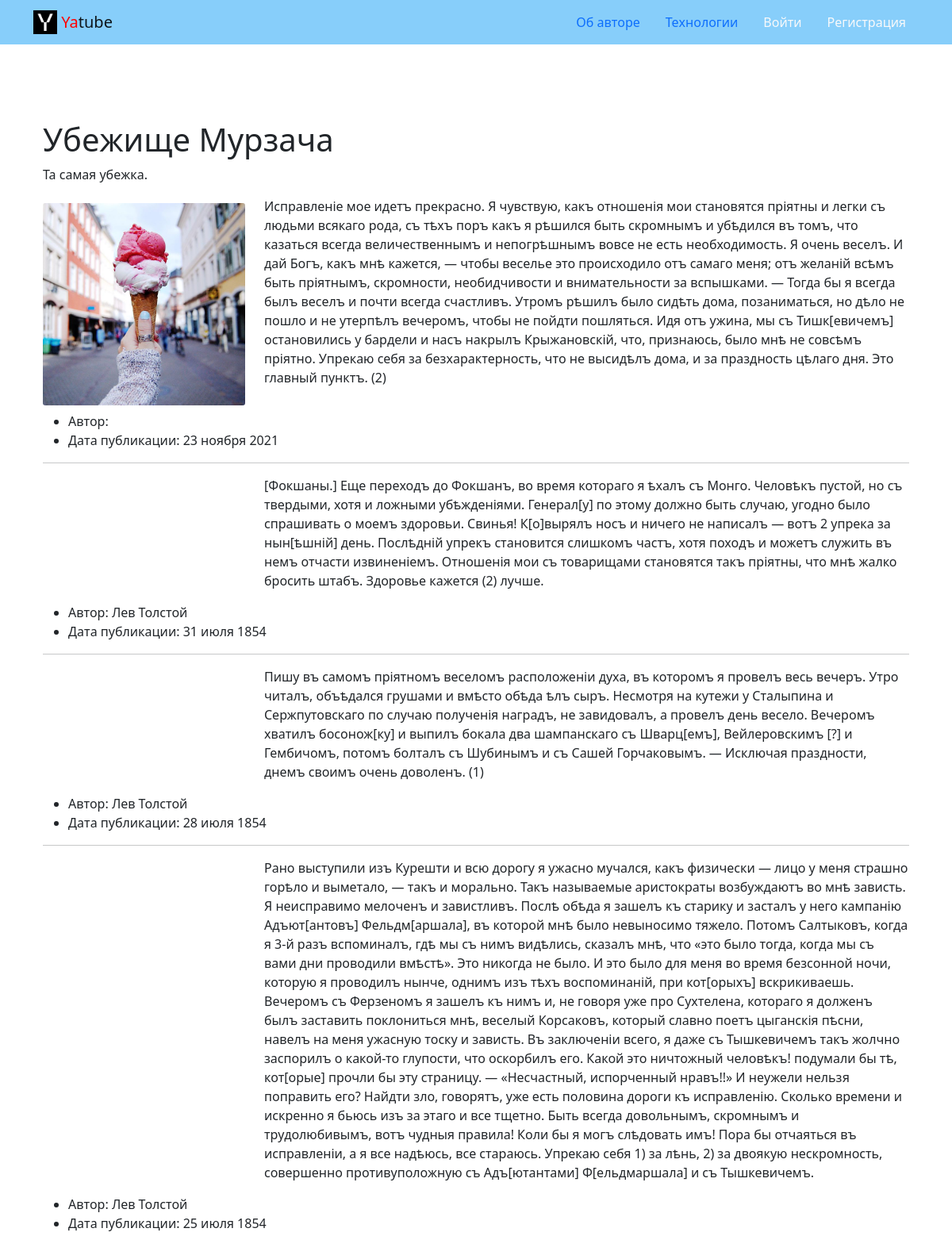
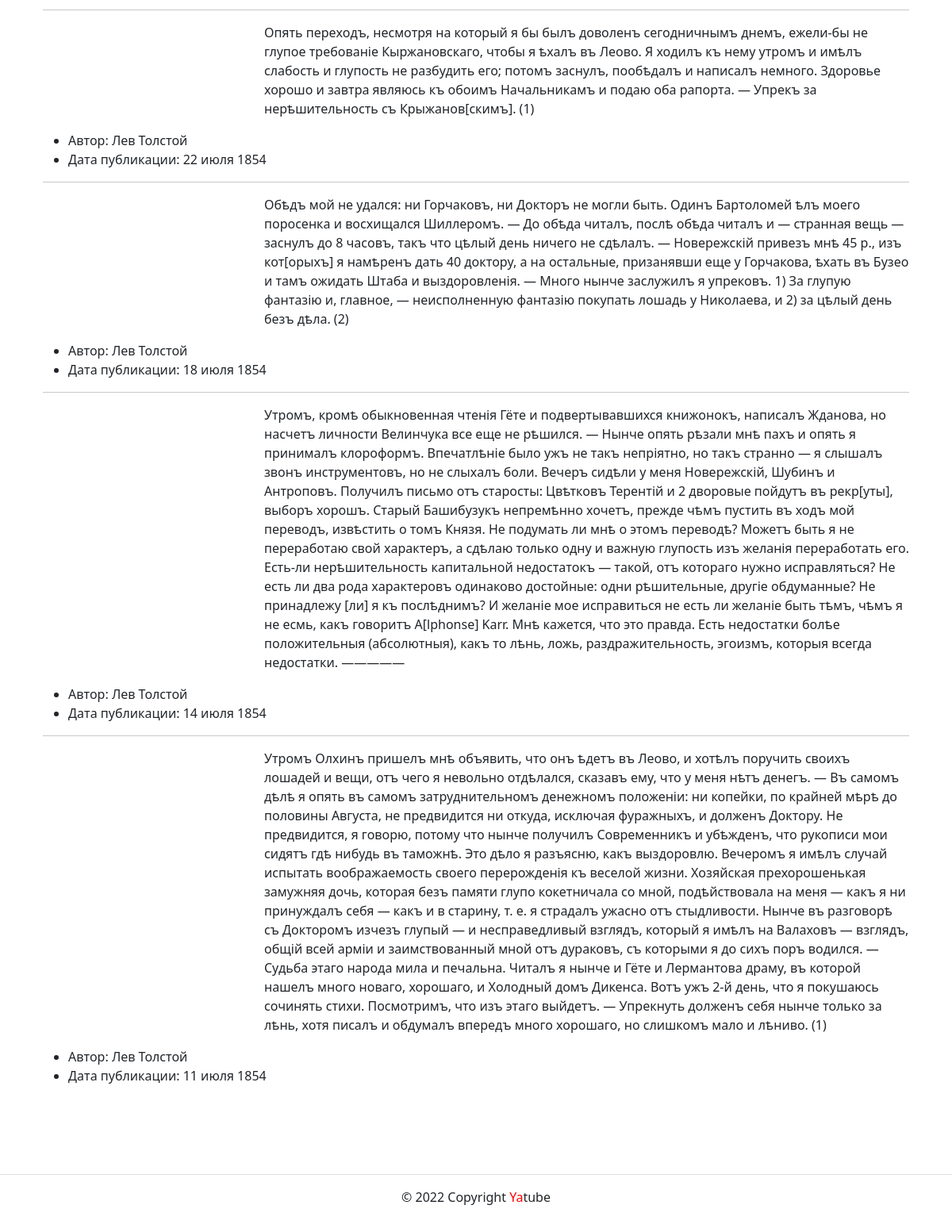
The app's page /group/mrzlk/ with its own data (2 pictures, top to bottom).
### posts/models.py (models this page shows, shortened)
class Group(models.Model):
    title = models.CharField(verbose_name='Заголовок', max_length=200)
    slug = models.SlugField(verbose_name='Идентификатор', unique=True)
    description = models.TextField(verbose_name='Описание')

class Post(models.Model):
    text = models.TextField(
        verbose_name='Текст поста',
        help_text='Введите текст поста'
    )
    pub_date = models.DateTimeField(
        verbose_name='Дата публикации',
        auto_now_add=True
    )
    group = models.ForeignKey(
        Group,
        on_delete=models.SET_NULL,
        related_name='posts',
        verbose_name='Группа',
        blank=True, null=True,
        help_text='Выберите группу'
    )
    author = models.ForeignKey(
        User,
        on_delete=models.SET_NULL,
        related_name='posts',
        verbose_name='Автор',
        null=True,
    )
    image = models.ImageField(
        verbose_name='Картинка',
        help_text='Выберите картинку',
        upload_to='posts/',
        blank=True
    )
    class Meta:
        ordering = ('-pub_date',)
        verbose_name = 'Пост'
        verbose_name_plural = 'Посты'

### posts/views.py (the view)
# urls.py: path('group/<slug:slug>/', views.group_posts, name='group_list'),
def group_posts(request, slug):
    group = get_object_or_404(Group, slug=slug)
    post_list = group.posts.all()
    paginator = Paginator(post_list, settings.PAGE_COUNT)
    page_number = request.GET.get('page')
    page_obj = paginator.get_page(page_number)
    template = 'posts/group_list.html'
    context = {
        'group': group,
        'page_obj': page_obj,
    }
    return render(request, template, context)

### core/context_processors/year.py (called while the page is built)
def year(request):
    now = dt.date.today().year
    return {
        'year': now
    }

### templates/posts/group_list.html (shortened to what this page needs)
{% extends 'base.html' %}
{% load thumbnail %}
    {% block content %}
        <div class="container py-5">
          <div class="container py-5">
            <h1>{{ group.title }}</h1>
              <p>{{ group.description }}</p>
                {% for post in page_obj %}
                      <div class="row">
                            <div class="col-6 col-md-3">
                              {% thumbnail post.image "640x640" crop="center" upscale=True as im %}
                                <img class="card-img my-2" src="{{ im.url }}">
                              {% endthumbnail %}
                            </div>
                          <div class="col-6 col-md-9">
                          <p>{{ post.text }}</p>
                          </div>
                      </div>
                      <ul>
                        <li>
                          Автор: {{ post.author.get_full_name }}
                        </li>
                        <li>
                          Дата публикации: {{ post.pub_date|date:"d E Y" }}
                        </li>
                      </ul>
                      {% if not forloop.last %}<hr>{% endif %}
                {% endfor %}
        </div>
    {% endblock %}

### records on screen
Group: title "Убежище Мурзача", description "Та самая убежка."
Post: text "Исправленіе мое идетъ прекрасно. Я чувствую, какъ отношенія мои становятся пріятны и легки съ людьми всякаго рода, съ тѣхъ поръ какъ я рѣшился быть скромнымъ и убѣдился въ томъ, что казаться всегда величественнымъ и непогрѣшнымъ вовсе не есть необходимость. Я очень веселъ. И дай Богъ, какъ мнѣ кажется, — чтобы веселье это происходило отъ самаго меня; отъ желаній всѣмъ быть пріятнымъ, скромности, необидчивости и внимательности за вспышками. — Тогда бы я всегда былъ веселъ и почти всегда счастливъ. Утромъ рѣшилъ было сидѣть дома, позаниматься, но дѣло не пошло и не утерпѣлъ вечеромъ, чтобы не пойдти пошляться. Идя отъ ужина, мы съ Тишк[евичемъ] остановились у бардели и насъ накрылъ…", pub_date "23 ноября 2021"
Post: text "[Фокшаны.] Еще переходъ до Фокшанъ, во время котораго я ѣхалъ съ Монго. Человѣкъ пустой, но съ твердыми, хотя и ложными убѣжденіями. Генерал[у] по этому должно быть случаю, угодно было спрашивать о моемъ здоровьи. Свинья! К[о]вырялъ носъ и ничего не написалъ — вотъ 2 упрека за нын[ѣшній] день. Послѣдній упрекъ становится слишкомъ частъ, хотя походъ и можетъ служить въ немъ отчасти извиненіемъ. Отношенія мои съ товарищами становятся такъ пріятны, что мнѣ жалко бросить штабъ. Здоровье кажется (2) лучше.", author.get_full_name "Лев Толстой", pub_date "31 июля 1854"
Post: text "Пишу въ самомъ пріятномъ веселомъ расположеніи духа, въ которомъ я провелъ весь вечеръ. Утро читалъ, объѣдался грушами и вмѣсто обѣда ѣлъ сыръ. Несмотря на кутежи у Сталыпина и Сержпутовскаго по случаю полученія наградъ, не завидовалъ, а провелъ день весело. Вечеромъ хватилъ босонож[ку] и выпилъ бокала два шампанскаго съ Шварц[емъ], Вейлеровскимъ [?] и Гембичомъ, потомъ болталъ съ Шубинымъ и съ Сашей Горчаковымъ. — Исключая праздности, днемъ своимъ очень доволенъ. (1)", author.get_full_name "Лев Толстой", pub_date "28 июля 1854"
Post: text "Рано выступили изъ Курешти и всю дорогу я ужасно мучался, какъ физически — лицо у меня страшно горѣло и выметало, — такъ и морально. Такъ называемые аристократы возбуждаютъ во мнѣ зависть. Я неисправимо мелоченъ и завистливъ. Послѣ обѣда я зашелъ къ старику и засталъ у него кампанію Адъют[антовъ] Фельдм[аршала], въ которой мнѣ было невыносимо тяжело. Потомъ Салтыковъ, когда я 3-й разъ вспоминалъ, гдѣ мы съ нимъ видѣлись, сказалъ мнѣ, что «это было тогда, когда мы съ вами дни проводили вмѣстѣ». Это никогда не было. И это было для меня во время безсонной ночи, которую я проводилъ нынче, однимъ изъ тѣхъ воспоминаній, при кот[орыхъ] вскрикиваешь. Вечеромъ съ Ферзеномъ я зашелъ къ нимъ и, не…", author.get_full_name "Лев Толстой", pub_date "25 июля 1854"
Post: text "Опять переходъ, несмотря на который я бы былъ доволенъ сегодничнымъ днемъ, ежели-бы не глупое требованіе Кыржановскаго, чтобы я ѣхалъ въ Леово. Я ходилъ къ нему утромъ и имѣлъ слабость и глупость не разбудить его; потомъ заснулъ, пообѣдалъ и написалъ немного. Здоровье хорошо и завтра являюсь къ обоимъ Начальникамъ и подаю оба рапорта. — Упрекъ за нерѣшительность съ Крыжанов[скимъ]. (1)", author.get_full_name "Лев Толстой", pub_date "22 июля 1854"
Post: text "Обѣдъ мой не удался: ни Горчаковъ, ни Докторъ не могли быть. Одинъ Бартоломей ѣлъ моего поросенка и восхищался Шиллеромъ. — До обѣда читалъ, послѣ обѣда читалъ и — странная вещь — заснулъ до 8 часовъ, такъ что цѣлый день ничего не сдѣлалъ. — Новережскій привезъ мнѣ 45 р., изъ кот[орыхъ] я намѣренъ дать 40 доктору, а на остальные, призанявши еще у Горчакова, ѣхать въ Бузео и тамъ ожидать Штаба и выздоровленія. — Много нынче заслужилъ я упрековъ. 1) За глупую фантазію и, главное, — неисполненную фантазію покупать лошадь у Николаева, и 2) за цѣлый день безъ дѣла. (2)", author.get_full_name "Лев Толстой", pub_date "18 июля 1854"
Post: text "Утромъ, кромѣ обыкновенная чтенія Гёте и подвертывавшихся книжонокъ, написалъ Жданова, но насчетъ личности Велинчука все еще не рѣшился. — Нынче опять рѣзали мнѣ пахъ и опять я принималъ клороформъ. Впечатлѣніе было ужъ не такъ непріятно, но такъ странно — я слышалъ звонъ инструментовъ, но не слыхалъ боли. Вечеръ сидѣли у меня Новережскій, Шубинъ и Антроповъ. Получилъ письмо отъ старосты: Цвѣтковъ Терентій и 2 дворовые пойдутъ въ рекр[уты], выборъ хорошъ. Старый Башибузукъ непремѣнно хочетъ, прежде чѣмъ пустить въ ходъ мой переводъ, извѣстить о томъ Князя. Не подумать ли мнѣ о этомъ переводѣ? Можетъ быть я не переработаю свой характеръ, a сдѣлаю только одну и важную глупость изъ желанія…", author.get_full_name "Лев Толстой", pub_date "14 июля 1854"
Post: text "Утромъ Олхинъ пришелъ мнѣ объявить, что онъ ѣдетъ въ Леово, и хотѣлъ поручить своихъ лошадей и вещи, отъ чего я невольно отдѣлался, сказавъ ему, что у меня нѣтъ денегъ. — Въ самомъ дѣлѣ я опять въ самомъ затруднительномъ денежномъ положеніи: ни копейки, по крайней мѣрѣ до половины Августа, не предвидится ни откуда, исключая фуражныхъ, и долженъ Доктору. Не предвидится, я говорю, потому что нынче получилъ Современникъ и убѣжденъ, что рукописи мои сидятъ гдѣ нибудь въ таможнѣ. Это дѣло я разъясню, какъ выздоровлю. Вечеромъ я имѣлъ случай испытать воображаемость своего перерожденія къ веселой жизни. Хозяйская прехорошенькая замужняя дочь, которая безъ памяти глупо кокетничала со мной,…", author.get_full_name "Лев Толстой", pub_date "11 июля 1854"
